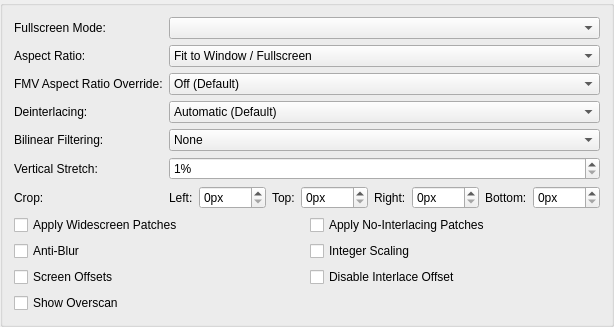
     <widget class="QGroupBox" name="gameDisplayTab">
      <attribute name="title">
       <string>Display</string>
      </attribute>
      <layout class="QFormLayout" name="formLayout_7">
       <item row="0" column="0">
        <widget class="QLabel" name="fsModeLabel">
         <property name="text">
          <string>Fullscreen Mode:</string>
         </property>
        </widget>
       </item>
       <item row="0" column="1">
        <widget class="QComboBox" name="fullscreenModes"/>
       </item>
       <item row="1" column="0">
        <widget class="QLabel" name="aspectRatioLabel">
         <property name="text">
          <string>Aspect Ratio:</string>
         </property>
        </widget>
       </item>
       <item row="1" column="1">
        <widget class="QComboBox" name="aspectRatio">
         <item>
          <property name="text">
           <string>Fit to Window / Fullscreen</string>
          </property>
         </item>
         <item>
          <property name="text">
           <string>Auto Standard (4:3 Interlaced / 3:2 Progressive)</string>
          </property>
         </item>
         <item>
          <property name="text">
           <string>Standard (4:3)</string>
          </property>
         </item>
         <item>
          <property name="text">
           <string>Widescreen (16:9)</string>
          </property>
         </item>
         <item>
          <property name="text">
           <string>Native/Full (10:7)</string>
          </property>
         </item>
        </widget>
       </item>
       <item row="2" column="0">
        <widget class="QLabel" name="fmvAspectRatioLabel">
         <property name="text">
          <string>FMV Aspect Ratio Override:</string>
         </property>
        </widget>
       </item>
       <item row="2" column="1">
        <widget class="QComboBox" name="fmvAspectRatio">
         <item>
          <property name="text">
           <string>Off (Default)</string>
          </property>
         </item>
         <item>
          <property name="text">
           <string>Auto Standard (4:3 Interlaced / 3:2 Progressive)</string>
          </property>
         </item>
         <item>
          <property name="text">
           <string>Standard (4:3)</string>
          </property>
         </item>
         <item>
          <property name="text">
           <string>Widescreen (16:9)</string>
          </property>
         </item>
         <item>
          <property name="text">
           <string>Native/Full (10:7)</string>
          </property>
         </item>
        </widget>
       </item>
       <item row="3" column="0">
        <widget class="QLabel" name="interlacingLabel">
         <property name="text">
          <string>Deinterlacing:</string>
         </property>
        </widget>
       </item>
       <item row="3" column="1">
        <widget class="QComboBox" name="interlacing">
         <item>
          <property name="text">
           <string>Automatic (Default)</string>
          </property>
         </item>
         <item>
          <property name="text">
           <string>No Deinterlacing</string>
          </property>
         </item>
         <item>
          <property name="text">
           <string extracomment="Weave: deinterlacing method that can be translated or left as-is in English. Sawtooth: refers to the jagged effect weave deinterlacing has on motion.">Weave (Top Field First, Sawtooth)</string>
          </property>
         </item>
         <item>
          <property name="text">
           <string extracomment="Weave: deinterlacing method that can be translated or left as-is in English. Sawtooth: refers to the jagged effect weave deinterlacing has on motion.">Weave (Bottom Field First, Sawtooth)</string>
          </property>
         </item>
         <item>
          <property name="text">
           <string extracomment="Bob: deinterlacing method that refers to the way it makes video look like it's bobbing up and down.">Bob (Top Field First, Full Frames)</string>
          </property>
         </item>
         <item>
          <property name="text">
           <string extracomment="Bob: deinterlacing method that refers to the way it makes video look like it's bobbing up and down.">Bob (Bottom Field First, Full Frames)</string>
          </property>
         </item>
         <item>
          <property name="text">
           <string extracomment="Blend: deinterlacing method that blends the colors of the two frames, can be translated or left as-is in English.">Blend (Top Field First, Merge 2 Fields)</string>
          </property>
         </item>
         <item>
          <property name="text">
           <string extracomment="Blend: deinterlacing method that blends the colors of the two frames, can be translated or left as-is in English.">Blend (Bottom Field First, Merge 2 Fields)</string>
          </property>
         </item>
         <item>
          <property name="text">
           <string extracomment="Adaptive: deinterlacing method that should be translated.">Adaptive (Top Field First, Similar to Bob + Weave)</string>
          </property>
         </item>
         <item>
          <property name="text">
           <string extracomment="Adaptive: deinterlacing method that should be translated.">Adaptive (Bottom Field First, Similar to Bob + Weave)</string>
          </property>
         </item>
        </widget>
       </item>
       <item row="4" column="0">
        <widget class="QLabel" name="billinearLabel">
         <property name="text">
          <string>Bilinear Filtering:</string>
         </property>
        </widget>
       </item>
       <item row="4" column="1">
        <widget class="QComboBox" name="bilinearFiltering">
         <item>
          <property name="text">
           <string>None</string>
          </property>
         </item>
         <item>
          <property name="text">
           <string extracomment="Smooth: Refers to the texture clarity.">Bilinear (Smooth)</string>
          </property>
         </item>
         <item>
          <property name="text">
           <string extracomment="Sharp: Refers to the texture clarity.">Bilinear (Sharp)</string>
          </property>
         </item>
        </widget>
       </item>
       <item row="5" column="0">
        <widget class="QLabel" name="verticalStretchLabel">
         <property name="text">
          <string>Vertical Stretch:</string>
         </property>
        </widget>
       </item>
       <item row="5" column="1">
        <widget class="QSpinBox" name="stretchY">
         <property name="suffix">
          <string extracomment="Percentage sign that shows next to a value. You might want to add a space before if your language requires it.">%</string>
         </property>
         <property name="minimum">
          <number>1</number>
         </property>
         <property name="maximum">
          <number>300</number>
         </property>
        </widget>
       </item>
       <item row="6" column="0">
        <widget class="QLabel" name="cropLabel">
         <property name="text">
          <string>Crop:</string>
         </property>
        </widget>
       </item>
       <item row="6" column="1">
        <layout class="QHBoxLayout" name="cropLayout" stretch="0,1,0,1,0,1,0,1">
         <item>
          <widget class="QLabel" name="cropLeftLabel">
           <property name="text">
            <string extracomment="Warning: short space constraints. Abbreviate if necessary.">Left:</string>
           </property>
          </widget>
         </item>
         <item>
          <widget class="QSpinBox" name="cropLeft">
           <property name="suffix">
            <string>px</string>
           </property>
           <property name="maximum">
            <number>1000</number>
           </property>
          </widget>
         </item>
         <item>
          <widget class="QLabel" name="cropTopLabel">
           <property name="text">
            <string extracomment="Warning: short space constraints. Abbreviate if necessary.">Top:</string>
           </property>
          </widget>
         </item>
         <item>
          <widget class="QSpinBox" name="cropTop">
           <property name="suffix">
            <string>px</string>
           </property>
           <property name="maximum">
            <number>1000</number>
           </property>
          </widget>
         </item>
         <item>
          <widget class="QLabel" name="cropRightLabel">
           <property name="text">
            <string extracomment="Warning: short space constraints. Abbreviate if necessary.">Right:</string>
           </property>
          </widget>
         </item>
         <item>
          <widget class="QSpinBox" name="cropRight">
           <property name="suffix">
            <string>px</string>
           </property>
           <property name="maximum">
            <number>1000</number>
           </property>
          </widget>
         </item>
         <item>
          <widget class="QLabel" name="cropBottomLabel">
           <property name="text">
            <string extracomment="Warning: short space constraints. Abbreviate if necessary.">Bottom:</string>
           </property>
          </widget>
         </item>
         <item>
          <widget class="QSpinBox" name="cropBottom">
           <property name="suffix">
            <string>px</string>
           </property>
           <property name="maximum">
            <number>1000</number>
           </property>
          </widget>
         </item>
        </layout>
       </item>
       <item row="7" column="0" colspan="2">
        <layout class="QGridLayout" name="displayGridLayout">
         <item row="1" column="1">
          <widget class="QCheckBox" name="integerScaling">
           <property name="text">
            <string>Integer Scaling</string>
           </property>
          </widget>
         </item>
         <item row="0" column="0">
          <widget class="QCheckBox" name="widescreenPatches">
           <property name="text">
            <string>Apply Widescreen Patches</string>
           </property>
          </widget>
         </item>
         <item row="0" column="1">
          <widget class="QCheckBox" name="noInterlacingPatches">
           <property name="text">
            <string>Apply No-Interlacing Patches</string>
           </property>
          </widget>
         </item>
         <item row="1" column="0">
          <widget class="QCheckBox" name="PCRTCAntiBlur">
           <property name="text">
            <string>Anti-Blur</string>
           </property>
           <property name="shortcut">
            <string>Ctrl+S</string>
           </property>
          </widget>
         </item>
         <item row="2" column="1">
          <widget class="QCheckBox" name="DisableInterlaceOffset">
           <property name="text">
            <string>Disable Interlace Offset</string>
           </property>
          </widget>
         </item>
         <item row="2" column="0">
          <widget class="QCheckBox" name="PCRTCOffsets">
           <property name="text">
            <string>Screen Offsets</string>
           </property>
          </widget>
         </item>
         <item row="3" column="0">
          <widget class="QCheckBox" name="PCRTCOverscan">
           <property name="text">
            <string>Show Overscan</string>
           </property>
          </widget>
         </item>
        </layout>
       </item>
      </layout>
     </widget>
